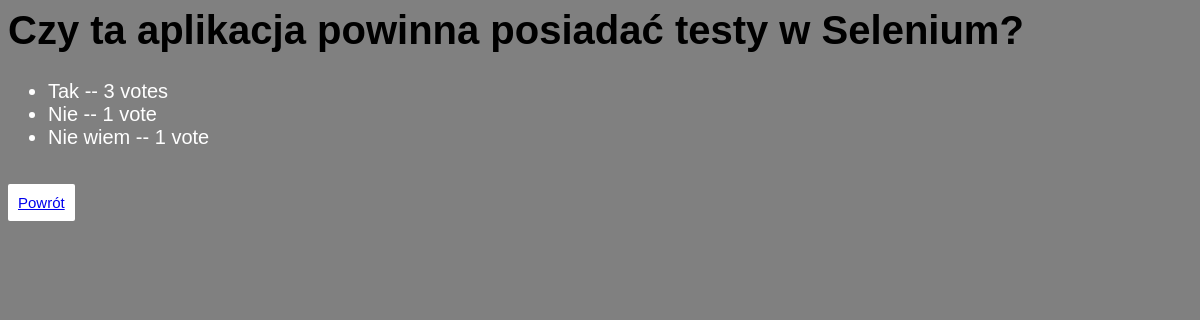
The page /polls/8/results/ on the database as committed earlier.
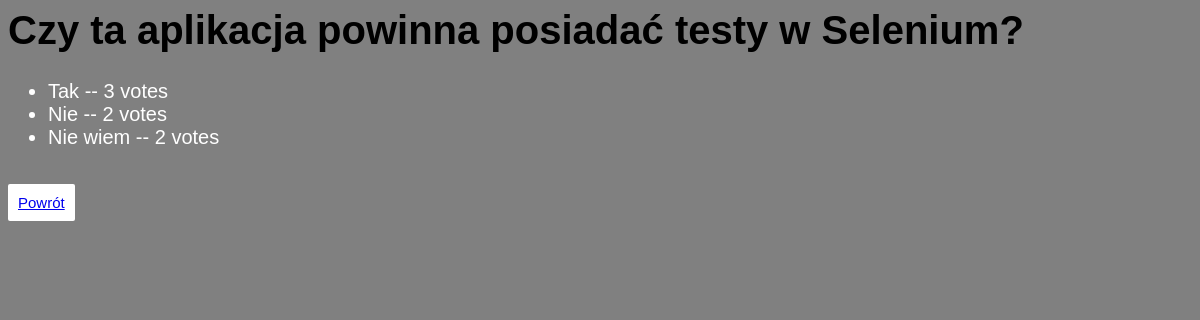
The same page on the database as committed later.
### polls/models.py (models this page shows, shortened)
class Question(models.Model):
    question_text = models.CharField(max_length=200)
    pub_date = models.DateTimeField('Date published')
    def was_published_recently(self):
        now = timezone.now()
        return now - datetime.timedelta(days=1) <= self.pub_date <= now
    was_published_recently.admin_order_field = 'pub_date'
    was_published_recently.boolean = True
    was_published_recently.short_description = 'Published recently?'

class Choice(models.Model):
    question = models.ForeignKey(Question, on_delete=models.CASCADE)
    choice_text = models.CharField(max_length=200)
    votes = models.IntegerField(default=0)

### polls/views.py (the view)
# urls.py: path('<int:pk>/results/', views.ResultsView.as_view(), name='results'),
class ResultsView(generic.DetailView):
    model = Question
    template_name = 'polls/results.html'

### polls/templates/polls/results.html
{% load static %}
<link rel="stylesheet" type="text/css" href="{% static 'polls/style.css' %}">
<h1>{{ question.question_text }}</h1>
<ul>
{% for choice in question.choice_set.all %}
    <li>{{ choice.choice_text }} -- {{ choice.votes }} vote{{ choice.votes|pluralize }}</li>
{% endfor %}
</ul>
<p><a href="{% url 'polls:detail' question.id %}">Powrót</a></p>

### polls/static/polls/style.css (style rules this page uses)
h1 { font-size: 40px; font-family: 'Arial'; }
ul { color: White; font-size: 20px; font-family: 'Arial'; }
p { font-family: 'Arial'; font-size: 15px; background-color: white; color: grey; padding: 10px 10px; text-align: center; text-decoration: none; display: inline-block; border-radius: 2px; margin-block-end: 1em; }

Rows that differ between the two databases and show on the page:
changed Choice "Nie": votes "1" → "2"
changed Choice "Nie wiem": votes "1" → "2"
